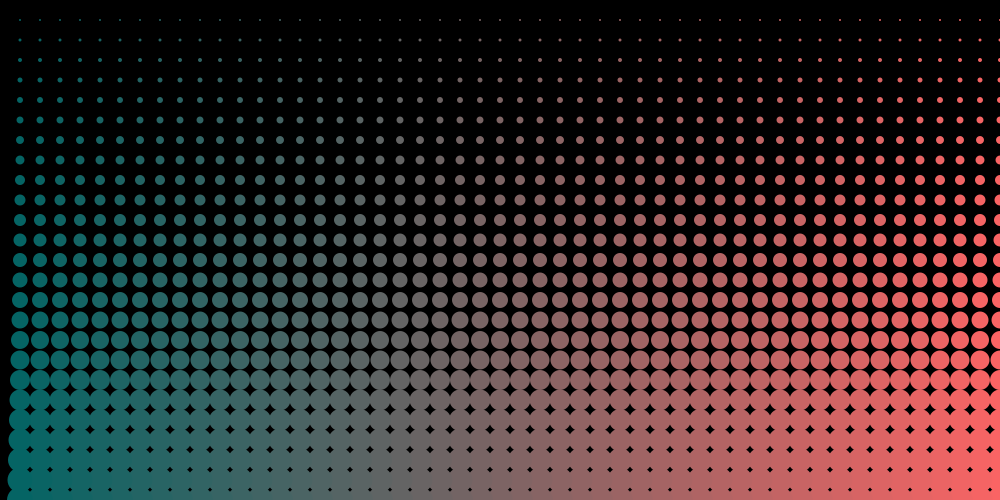
Frame 1 (no input)
Frame 60 (the mouse pressed at the canvas centre just before this capture): identical to frame 1, image omitted
Frame 120 (the mouse held since frame 60 and released just before this capture): identical to frame 1, image omitted

The Processing sketch that drew this single still picture (run headless with seeded random() and noise(); from frame 60 on, the mouse is pressed at the canvas centre):

// Processing sketch: D05_04_Gradiant_Bubbles
// ── D05_04_Gradiant_Bubbles.pde
void setup(){
size(1000,500);
//colorMode(HSB);
noStroke();
}

void draw(){
  background(0);
  fill(0); 
  
  for(int j = height; j>0; j--)
  {
    for(int i = width; i>0; i--)
    {
      fill(i*5, 100,100);
      ellipse(i*20,j*20,j+1,j+1);
    }
  }
}
